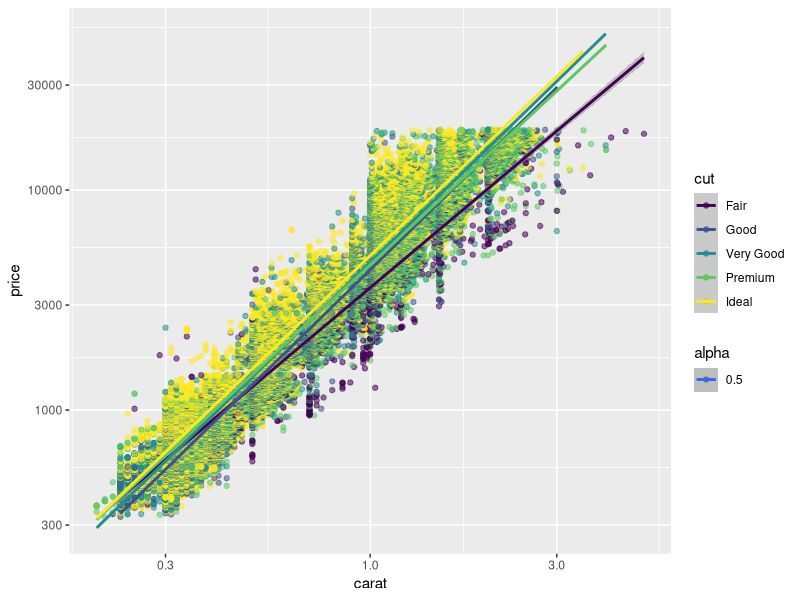

This figure's R source:
## ---- chunk 1
knitr::opts_chunk$set(cache=TRUE)
require(ggplot2)
#setwd("C:/Users/Myfanwy/Dropbox/GitHubRepos/ggplot2Intro/data") #PC
setwd("~/Dropbox/GitHubRepos/ggplot2Intro/data") #mac
## ---- chunk 2
setwd("C:/Users/Myfanwy/Dropbox/GitHubRepos/ggplot2Intro/data")
data(diamonds)
## ---- chunk 3
ggplot(diamonds, aes(carat, price, color = cut, alpha = 0.5)) + geom_point() +
  stat_smooth(method = lm) +
  scale_y_log10() +
  scale_x_log10()

